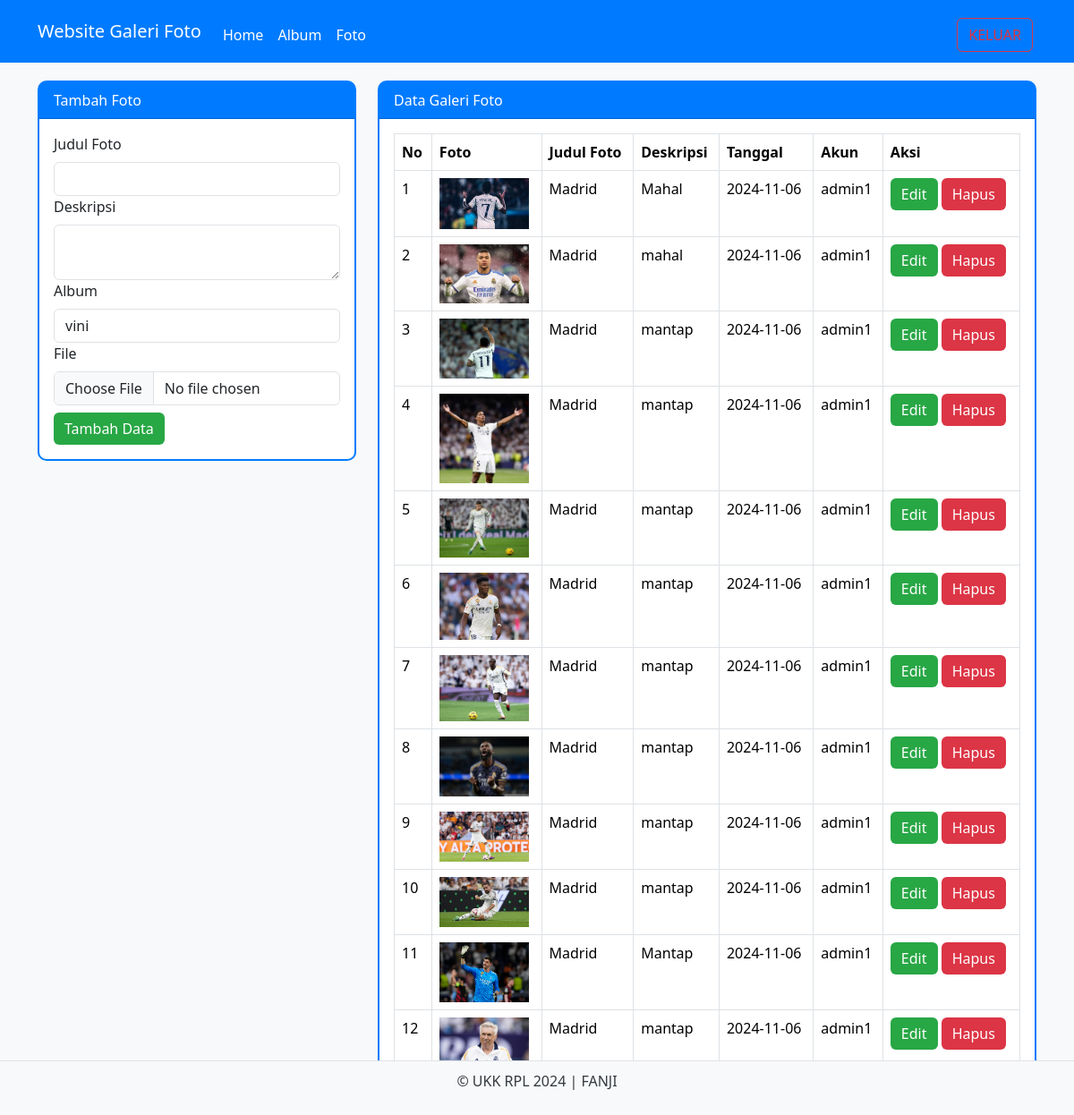
The app's page /admin/foto.php (signed in) with its own data.
### tables this page shows
CREATE TABLE `foto` (
  `fotoid` int(11) NOT NULL,
  `judulfoto` varchar(255) NOT NULL,
  `deskripsifoto` text NOT NULL,
  `tanggalunggah` date NOT NULL,
  `lokasifile` varchar(255) NOT NULL,
  `albumid` int(11) NOT NULL,
  `userid` int(11) NOT NULL
);

CREATE TABLE `user` (
  `userid` int(11) NOT NULL,
  `username` varchar(255) NOT NULL,
  `password` varchar(255) NOT NULL,
  `email` varchar(255) NOT NULL,
  `namalengkap` varchar(255) NOT NULL,
  `alamat` varchar(255) NOT NULL,
  `role` enum('admin','user') NOT NULL
);

### admin/foto.php (the view, shortened to what this page needs)
<?php
include '../config/koneksi.php';
?>
<!DOCTYPE html>
<html lang="en">
<head>
    <link rel="stylesheet" type="text/css" href="../assets/css/bootstrap.min.css">
</head>
<body>
<nav class="navbar navbar-expand-lg">
  <div class="container">
    <a class="navbar-brand" href="index.php">Website Galeri Foto</a>
    <div class="collapse navbar-collapse mt-2" id="navbarNavAltMarkup">
      <div class="navbar-nav me-auto">
        <a href="home.php" class="nav-link">Home</a>
        <a href="album.php" class="nav-link">Album</a>
        <a href="foto.php" class="nav-link">Foto</a>
      </div>
      <a href="../config/aksi_logout.php" class="btn btn-outline-danger m-1">KELUAR</a>
    </div>
  </div>
</nav>
<div class="container">
    <div class="row">
        <div class="col-md-4">
            <div class="card">
                <div class="card-header">Tambah Foto</div>
                <div class="card-body">
                    <form action="../config/aksi_foto.php" method="POST" enctype="multipart/form-data">
                        <label class="form-label">Judul Foto</label>
                        <input type="text" name="judulfoto" class="form-control" required>
                        <label class="form-label">Deskripsi</label>
                        <textarea class="form-control" name="deskripsifoto" required></textarea>
                        <label class="form-label">Album</label>
                        <select class="form-control" name="albumid" required>
                            <?php
                            $sql_album = mysqli_query($koneksi, "SELECT * FROM album");
                            while($data_album = mysqli_fetch_array($sql_album)) {?>
                                <option value="<?php echo $data_album['albumid'] ?>"><?php echo $data_album['namaalbum'] ?></option>
                            <?php } ?>
                        </select>
                        <label class="form-label">File</label>
                        <input type="file" class="form-control" name="lokasifile" required>
                        <button type="submit" class="btn btn-primary mt-2" name="tambah">Tambah Data</button>
                    </form>
                </div>
            </div>
        </div>
        <div class="col-md-8">
            <div class="card">
                <div class="card-header">Data Galeri Foto</div>
                <div class="card-body">
                    <table class="table table-bordered">
                        <thead>
                            <tr>
                                <th>No</th>
                                <th>Foto</th>
                                <th>Judul Foto</th>
                                <th>Deskripsi</th>
                                <th>Tanggal</th>
                                <th>Akun</th>
                                <th>Aksi</th>
                            </tr>
                        </thead>
                        <tbody>
                            <?php
                            $no = 1;
                            $query = "SELECT * from foto INNER JOIN user ON foto.userid=user.userid";
                            $sql = mysqli_query($koneksi,$query);
                            while($data = mysqli_fetch_array($sql)) {
                            ?>
                            <tr>
                                <td><?php echo $no++ ?></td>
                                <td><img src="../assets/img/<?php echo $data['lokasifile'] ?>" width="100"></td>
                                <td><?php echo $data['judulfoto'] ?></td>
                                <td><?php echo $data['deskripsifoto'] ?></td>
                                <td><?php echo $data['tanggalunggah'] ?></td>
                                <td><?php echo $data['namalengkap'] ?></td>
                                <td>
                                    <button type="button" class="btn btn-primary" data-bs-toggle="modal" data-bs-target="#edit<?php echo$data['fotoid'] ?>">Edit</button>
                                    <button type="button" class="btn btn-danger" data-bs-toggle="modal" data-bs-target="#hapus<?php echo$data['fotoid'] ?>">Hapus</button>
                                </td>
                            </tr>
                            <?php } ?>
                        </tbody>
                    </table>
                </div>
            </div>
        </div>
    </div>
</div>
<footer class="d-flex justify-content-center border-top mt-3 bg-light fixed-bottom">
    <p>&copy; UKK RPL 2024 | FANJI</p>
</footer>
</body>
</html>

### admin/foto.php (style rules this page uses)
body { background-color: #f8f9fa; color: #343a40; }
.navbar { background-color: #007bff; }
.navbar-brand, .navbar-nav .nav-link { color: white !important; }
.card { margin-top: 20px; border: 2px solid #007bff; border-radius: 10px; }
.card-header { background-color: #007bff; color: white; }
.btn-primary { background-color: #28a745; border: none; }
.btn-danger { background-color: #dc3545; border: none; }
footer { background-color: #e9ecef; color: #343a40; padding: 10px 0; }

### records on screen
foto: lokasifile (picture), judulfoto "Madrid", deskripsifoto "Mahal", tanggalunggah "2024-11-06", userid.namalengkap "admin1"
foto: lokasifile (picture), judulfoto "Madrid", deskripsifoto "mahal", tanggalunggah "2024-11-06", userid.namalengkap "admin1"
foto: lokasifile (picture), judulfoto "Madrid", deskripsifoto "mantap", tanggalunggah "2024-11-06", userid.namalengkap "admin1"
foto: lokasifile (picture), judulfoto "Madrid", deskripsifoto "mantap", tanggalunggah "2024-11-06", userid.namalengkap "admin1"
foto: lokasifile (picture), judulfoto "Madrid", deskripsifoto "mantap", tanggalunggah "2024-11-06", userid.namalengkap "admin1"
foto: lokasifile (picture), judulfoto "Madrid", deskripsifoto "mantap", tanggalunggah "2024-11-06", userid.namalengkap "admin1"
foto: lokasifile (picture), judulfoto "Madrid", deskripsifoto "mantap", tanggalunggah "2024-11-06", userid.namalengkap "admin1"
foto: lokasifile (picture), judulfoto "Madrid", deskripsifoto "mantap", tanggalunggah "2024-11-06", userid.namalengkap "admin1"
foto: lokasifile (picture), judulfoto "Madrid", deskripsifoto "mantap", tanggalunggah "2024-11-06", userid.namalengkap "admin1"
foto: lokasifile (picture), judulfoto "Madrid", deskripsifoto "mantap", tanggalunggah "2024-11-06", userid.namalengkap "admin1"
foto: lokasifile (picture), judulfoto "Madrid", deskripsifoto "Mantap", tanggalunggah "2024-11-06", userid.namalengkap "admin1"
foto: lokasifile (picture), judulfoto "Madrid", deskripsifoto "mantap", tanggalunggah "2024-11-06", userid.namalengkap "admin1"

### other values on screen
form field albumid "vini"
